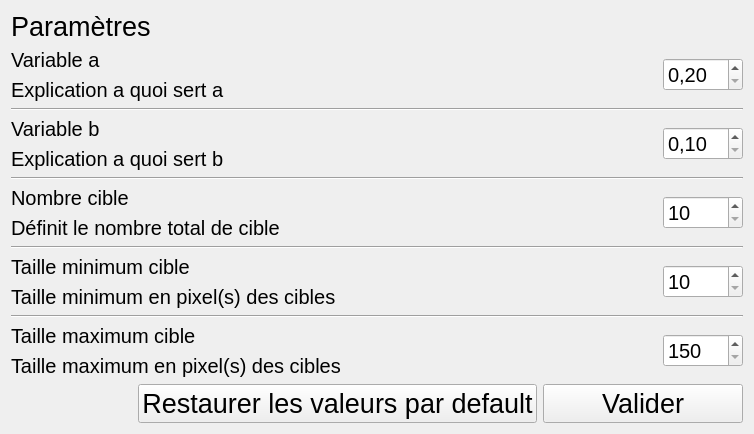
<?xml version="1.0" encoding="UTF-8"?>
<ui version="4.0">
 <class>Settings</class>
 <widget class="QWidget" name="Settings">
  <property name="geometry">
   <rect>
    <x>0</x>
    <y>0</y>
    <width>754</width>
    <height>400</height>
   </rect>
  </property>
  <property name="windowTitle">
   <string>Form</string>
  </property>
  <property name="styleSheet">
   <string notr="true"/>
  </property>
  <property name="windowFilePath">
   <string/>
  </property>
  <layout class="QHBoxLayout" name="horizontalLayout">
   <item>
    <layout class="QVBoxLayout" name="verticalLayout">
     <item>
      <widget class="QLabel" name="label">
       <property name="font">
        <font>
         <pointsize>20</pointsize>
        </font>
       </property>
       <property name="styleSheet">
        <string notr="true"/>
       </property>
       <property name="text">
        <string>Paramètres</string>
       </property>
      </widget>
     </item>
     <item>
      <layout class="QHBoxLayout" name="horizontalLayout_6">
       <property name="sizeConstraint">
        <enum>QLayout::SetDefaultConstraint</enum>
       </property>
       <item>
        <layout class="QVBoxLayout" name="verticalLayout_2">
         <item>
          <widget class="QLabel" name="label_2">
           <property name="sizePolicy">
            <sizepolicy hsizetype="Preferred" vsizetype="Preferred">
             <horstretch>0</horstretch>
             <verstretch>0</verstretch>
            </sizepolicy>
           </property>
           <property name="font">
            <font>
             <pointsize>15</pointsize>
            </font>
           </property>
           <property name="text">
            <string>Variable a</string>
           </property>
          </widget>
         </item>
         <item>
          <widget class="QLabel" name="label_3">
           <property name="font">
            <font>
             <pointsize>15</pointsize>
            </font>
           </property>
           <property name="text">
            <string>Explication a quoi sert a</string>
           </property>
          </widget>
         </item>
        </layout>
       </item>
       <item>
        <spacer name="horizontalSpacer_2">
         <property name="orientation">
          <enum>Qt::Horizontal</enum>
         </property>
         <property name="sizeHint" stdset="0">
          <size>
           <width>40</width>
           <height>20</height>
          </size>
         </property>
        </spacer>
       </item>
       <item>
        <widget class="QDoubleSpinBox" name="edit_a">
         <property name="minimumSize">
          <size>
           <width>80</width>
           <height>0</height>
          </size>
         </property>
         <property name="sizeIncrement">
          <size>
           <width>0</width>
           <height>0</height>
          </size>
         </property>
         <property name="baseSize">
          <size>
           <width>0</width>
           <height>0</height>
          </size>
         </property>
         <property name="font">
          <font>
           <pointsize>15</pointsize>
           <strikeout>false</strikeout>
          </font>
         </property>
         <property name="specialValueText">
          <string>0,20</string>
         </property>
        </widget>
       </item>
      </layout>
     </item>
     <item>
      <widget class="Line" name="line_4">
       <property name="orientation">
        <enum>Qt::Horizontal</enum>
       </property>
      </widget>
     </item>
     <item>
      <layout class="QHBoxLayout" name="horizontalLayout_5">
       <item>
        <layout class="QVBoxLayout" name="verticalLayout_3">
         <item>
          <widget class="QLabel" name="label_4">
           <property name="font">
            <font>
             <pointsize>15</pointsize>
            </font>
           </property>
           <property name="text">
            <string>Variable b</string>
           </property>
          </widget>
         </item>
         <item>
          <widget class="QLabel" name="label_5">
           <property name="font">
            <font>
             <pointsize>15</pointsize>
            </font>
           </property>
           <property name="text">
            <string>Explication a quoi sert b</string>
           </property>
          </widget>
         </item>
        </layout>
       </item>
       <item>
        <spacer name="horizontalSpacer_3">
         <property name="orientation">
          <enum>Qt::Horizontal</enum>
         </property>
         <property name="sizeHint" stdset="0">
          <size>
           <width>40</width>
           <height>20</height>
          </size>
         </property>
        </spacer>
       </item>
       <item>
        <widget class="QDoubleSpinBox" name="edit_b">
         <property name="minimumSize">
          <size>
           <width>80</width>
           <height>0</height>
          </size>
         </property>
         <property name="font">
          <font>
           <pointsize>15</pointsize>
          </font>
         </property>
         <property name="specialValueText">
          <string>0,10</string>
         </property>
        </widget>
       </item>
      </layout>
     </item>
     <item>
      <widget class="Line" name="line_3">
       <property name="orientation">
        <enum>Qt::Horizontal</enum>
       </property>
      </widget>
     </item>
     <item>
      <layout class="QHBoxLayout" name="horizontalLayout_4">
       <item>
        <layout class="QVBoxLayout" name="verticalLayout_4">
         <item>
          <widget class="QLabel" name="label_6">
           <property name="font">
            <font>
             <pointsize>15</pointsize>
            </font>
           </property>
           <property name="text">
            <string>Nombre cible</string>
           </property>
          </widget>
         </item>
         <item>
          <widget class="QLabel" name="label_7">
           <property name="font">
            <font>
             <pointsize>15</pointsize>
            </font>
           </property>
           <property name="text">
            <string>Définit le nombre total de cible</string>
           </property>
          </widget>
         </item>
        </layout>
       </item>
       <item>
        <spacer name="horizontalSpacer_4">
         <property name="orientation">
          <enum>Qt::Horizontal</enum>
         </property>
         <property name="sizeHint" stdset="0">
          <size>
           <width>40</width>
           <height>20</height>
          </size>
         </property>
        </spacer>
       </item>
       <item>
        <widget class="QSpinBox" name="edit_target_count">
         <property name="minimumSize">
          <size>
           <width>80</width>
           <height>0</height>
          </size>
         </property>
         <property name="font">
          <font>
           <pointsize>15</pointsize>
          </font>
         </property>
         <property name="specialValueText">
          <string>10</string>
         </property>
        </widget>
       </item>
      </layout>
     </item>
     <item>
      <widget class="Line" name="line_2">
       <property name="orientation">
        <enum>Qt::Horizontal</enum>
       </property>
      </widget>
     </item>
     <item>
      <layout class="QHBoxLayout" name="horizontalLayout_3">
       <item>
        <layout class="QVBoxLayout" name="verticalLayout_5">
         <item>
          <widget class="QLabel" name="label_8">
           <property name="font">
            <font>
             <pointsize>15</pointsize>
            </font>
           </property>
           <property name="text">
            <string>Taille minimum cible</string>
           </property>
          </widget>
         </item>
         <item>
          <widget class="QLabel" name="label_9">
           <property name="font">
            <font>
             <pointsize>15</pointsize>
            </font>
           </property>
           <property name="text">
            <string>Taille minimum en pixel(s) des cibles</string>
           </property>
          </widget>
         </item>
        </layout>
       </item>
       <item>
        <spacer name="horizontalSpacer_5">
         <property name="orientation">
          <enum>Qt::Horizontal</enum>
         </property>
         <property name="sizeHint" stdset="0">
          <size>
           <width>40</width>
           <height>20</height>
          </size>
         </property>
        </spacer>
       </item>
       <item>
        <widget class="QSpinBox" name="edit_min_target">
         <property name="minimumSize">
          <size>
           <width>80</width>
           <height>0</height>
          </size>
         </property>
         <property name="font">
          <font>
           <pointsize>15</pointsize>
          </font>
         </property>
         <property name="specialValueText">
          <string>10</string>
         </property>
        </widget>
       </item>
      </layout>
     </item>
     <item>
      <widget class="Line" name="line">
       <property name="orientation">
        <enum>Qt::Horizontal</enum>
       </property>
      </widget>
     </item>
     <item>
      <layout class="QHBoxLayout" name="horizontalLayout_2">
       <item>
        <layout class="QVBoxLayout" name="verticalLayout_6">
         <item>
          <widget class="QLabel" name="label_10">
           <property name="font">
            <font>
             <pointsize>15</pointsize>
            </font>
           </property>
           <property name="text">
            <string>Taille maximum cible</string>
           </property>
          </widget>
         </item>
         <item>
          <widget class="QLabel" name="label_11">
           <property name="font">
            <font>
             <pointsize>15</pointsize>
            </font>
           </property>
           <property name="text">
            <string>Taille maximum en pixel(s) des cibles</string>
           </property>
          </widget>
         </item>
        </layout>
       </item>
       <item>
        <spacer name="horizontalSpacer_6">
         <property name="orientation">
          <enum>Qt::Horizontal</enum>
         </property>
         <property name="sizeHint" stdset="0">
          <size>
           <width>40</width>
           <height>20</height>
          </size>
         </property>
        </spacer>
       </item>
       <item>
        <widget class="QSpinBox" name="edit_max_target">
         <property name="minimumSize">
          <size>
           <width>80</width>
           <height>0</height>
          </size>
         </property>
         <property name="font">
          <font>
           <pointsize>15</pointsize>
          </font>
         </property>
         <property name="specialValueText">
          <string>150</string>
         </property>
         <property name="maximum">
          <number>200</number>
         </property>
        </widget>
       </item>
      </layout>
     </item>
     <item>
      <layout class="QHBoxLayout" name="horizontalLayout_7">
       <item>
        <spacer name="horizontalSpacer">
         <property name="orientation">
          <enum>Qt::Horizontal</enum>
         </property>
         <property name="sizeHint" stdset="0">
          <size>
           <width>40</width>
           <height>20</height>
          </size>
         </property>
        </spacer>
       </item>
       <item>
        <widget class="QPushButton" name="restore_default">
         <property name="minimumSize">
          <size>
           <width>200</width>
           <height>0</height>
          </size>
         </property>
         <property name="font">
          <font>
           <pointsize>20</pointsize>
          </font>
         </property>
         <property name="text">
          <string>Restaurer les valeurs par default</string>
         </property>
        </widget>
       </item>
       <item>
        <widget class="QPushButton" name="validate_btn">
         <property name="minimumSize">
          <size>
           <width>200</width>
           <height>0</height>
          </size>
         </property>
         <property name="maximumSize">
          <size>
           <width>200</width>
           <height>16777215</height>
          </size>
         </property>
         <property name="font">
          <font>
           <pointsize>20</pointsize>
          </font>
         </property>
         <property name="styleSheet">
          <string notr="true"/>
         </property>
         <property name="text">
          <string>Valider</string>
         </property>
        </widget>
       </item>
      </layout>
     </item>
    </layout>
   </item>
  </layout>
 </widget>
 <resources/>
 <connections/>
</ui>
